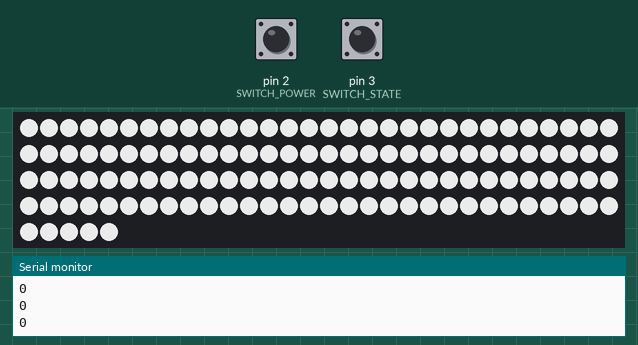
Bench run of a sketch on a simulated Arduino Uno, built with avr-gcc and run on an emulated ATmega328P. Shown: 125 RGB LEDs in strip order, left to right, continuing on the next row, the last lines printed to the serial monitor. The test bench sets the inputs (shaded band); at power-on: pin 3 (SWITCH_STATE) HIGH, pin 2 (SWITCH_POWER) HIGH. Dim RGB values are drawn brighter than linear.

Above: at 1.2 s.
1.3 s: pin 3 (SWITCH_STATE) pulled LOW for 0.15 s
At 2.3 s:
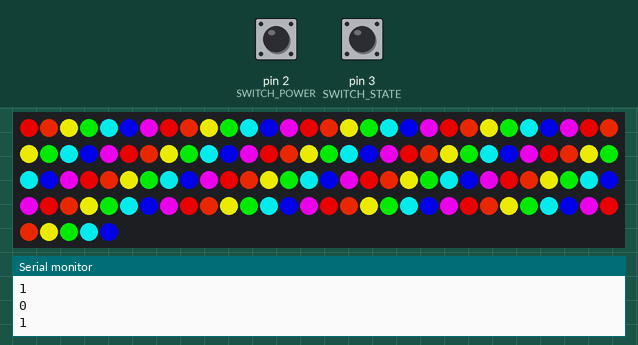
2.9 s: pin 2 (SWITCH_POWER) pulled LOW for 0.15 s
4.5 s: pin 3 (SWITCH_STATE) pulled LOW for 1 s
At 4.71 s:
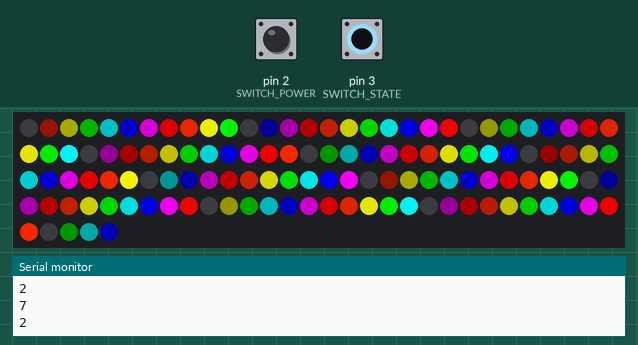
6.1 s: pin 2 (SWITCH_POWER) pulled LOW for 3.2 s
At 7.0 s:
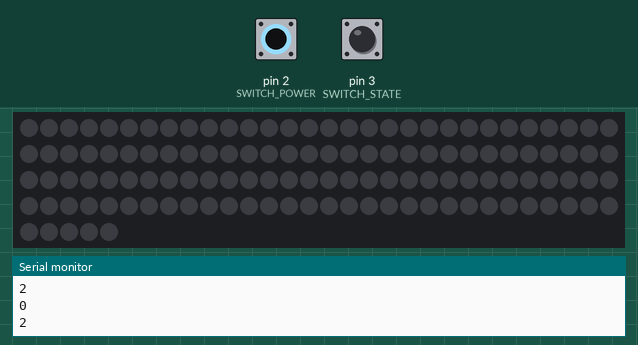
Timing chart, 0 to 9.1 s (numbered marks = the images above; inputs shaded):
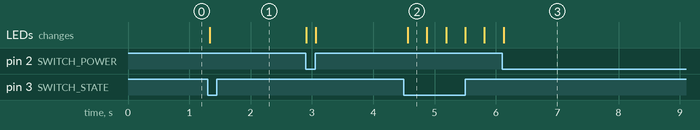

Measured:
- after the input at 1.3 s, the LEDs: change at once (image 1)
- after the input at 4.5 s, the LEDs: change after 0.06 s (image 2)
- after the input at 6.1 s, the LEDs: first differ from a run without the input at once (image 3)

The sketch:

main.ino
```cpp
#include <Adafruit_NeoPixel.h>

const int DIN_PIN = 12; // D1
const int SWITCH_POWER = 2;
const int SWITCH_STATE = 3;
const int LED_COUNT = 125; // LEDの数
int light_ratio[200];

Adafruit_NeoPixel pixels(LED_COUNT, DIN_PIN, NEO_GRB + NEO_KHZ800);

void setup()
{
    pixels.begin();
    for (int i = 0; i <= 99; i++)
    {
        light_ratio[i] = i;
    }
    light_ratio[100] = 100;
    for (int i = 101; i <= 199; i++)
    {
        light_ratio[i] = 200 - i;
    }

    pinMode(SWITCH_POWER, INPUT);
    pinMode(SWITCH_STATE, INPUT);
    Serial.begin(115200);
    Serial.println("Hello Arduino!");
}

float ratio = 1;
uint32_t red;
uint32_t orange;
uint32_t yellow;
uint32_t green;
uint32_t cyan;
uint32_t blue;
uint32_t purple;
uint32_t white;
int time_count1 = 0;
int time_count2 = 0;
int value1 = 0;
int value2 = 0;
int push_count = 0;
int state_LED = 0;

void loop()
{
    red = pixels.Color((int)(192 * ratio), 0, 0);
    orange = pixels.Color((int)(192 * ratio), (int)(32 * ratio), 0);
    yellow = pixels.Color((int)(192 * ratio), (int)(192 * ratio), 0);
    green = pixels.Color(0, (int)(192 * ratio), 0);
    cyan = pixels.Color(0, (int)(192 * ratio), (int)(192 * ratio));
    blue = pixels.Color(0, 0, (int)(192 * ratio));
    purple = pixels.Color((int)(192 * ratio), 0, (int)(192 * ratio));
    white = pixels.Color((int)(192 * ratio), (int)(192 * ratio), (int)(192 * ratio));
    uint32_t rainbow_color[] = {red, orange, yellow, green, cyan, blue, purple};

    pixels.clear();

    value1 = digitalRead(SWITCH_POWER);
    value2 = digitalRead(SWITCH_STATE);
    //    Serial.println( value1);
    //    Serial.println( value2);
    Serial.println(push_count);
    Serial.println(state_LED);

    // update state
    if (value2 == 0)
    {
        push_count++;
    }
    else
    {
        push_count = 0;
    }
    if (push_count == 3)
    {
        state_LED++;
        if (state_LED == 4)
        {
            state_LED = 0;
        }
    }

    // change LED state
    if (value1 == 0)
    { // OFF
        for (int i = 0; i < LED_COUNT; i++)
        {
            pixels.setPixelColor(i, pixels.Color(0, 0, 0));
        }
    }
    else if (value1 == 1)
    { // ON
        if (state_LED == 0)
        {
            for (int i = 0; i < LED_COUNT; i++)
            {
                ratio = 1;
                pixels.setPixelColor(i, white);
                white = pixels.Color((int)(192 * ratio), (int)(192 * ratio), (int)(192 * ratio));
            }
        }
        else if (state_LED == 1)
        {
            ratio = 1;
            red = pixels.Color((int)(192 * ratio), 0, 0);
            orange = pixels.Color((int)(192 * ratio), (int)(32 * ratio), 0);
            yellow = pixels.Color((int)(192 * ratio), (int)(192 * ratio), 0);
            green = pixels.Color(0, (int)(192 * ratio), 0);
            cyan = pixels.Color(0, (int)(192 * ratio), (int)(192 * ratio));
            blue = pixels.Color(0, 0, (int)(192 * ratio));
            purple = pixels.Color((int)(192 * ratio), 0, (int)(192 * ratio));
            white = pixels.Color((int)(192 * ratio), (int)(192 * ratio), (int)(192 * ratio));
            rainbow_color[0] = red;
            rainbow_color[1] = orange;
            rainbow_color[2] = yellow;
            rainbow_color[3] = green;
            rainbow_color[4] = cyan;
            rainbow_color[5] = blue;
            rainbow_color[6] = purple;
            for (int i = 0; i < LED_COUNT; i++)
            {
                pixels.setPixelColor(i, rainbow_color[i % 7]);
            }
        }
        else if (state_LED == 2)
        {
            for (int i = 0; i < LED_COUNT; i++)
            {
                ratio = (float)(((float)(0) + (float)((i + time_count1) % 11)) / (float)11);
                red = pixels.Color((int)(240 * ratio), 0, 0);
                orange = pixels.Color((int)(240 * ratio), (int)(40 * ratio), 0);
                yellow = pixels.Color((int)(240 * ratio), (int)(240 * ratio), 0);
                green = pixels.Color(0, (int)(240 * ratio), 0);
                cyan = pixels.Color(0, (int)(240 * ratio), (int)(240 * ratio));
                blue = pixels.Color(0, 0, (int)(240 * ratio));
                purple = pixels.Color((int)(240 * ratio), 0, (int)(240 * ratio));
                white = pixels.Color((int)(240 * ratio), (int)(240 * ratio), (int)(240 * ratio));
                rainbow_color[0] = red;
                rainbow_color[1] = orange;
                rainbow_color[2] = yellow;
                rainbow_color[3] = green;
                rainbow_color[4] = cyan;
                rainbow_color[5] = blue;
                rainbow_color[6] = purple;
                pixels.setPixelColor(i, rainbow_color[i % 7]);
            }
            delay(10);
        }
        else if (state_LED == 3)
        {
            for (int i = 0; i < LED_COUNT; i++)
            {
                ratio = (float)(((float)(1) + (float)(light_ratio[time_count2 % 200])) / (float)101);
                red = pixels.Color((int)(240 * ratio), 0, 0);
                orange = pixels.Color((int)(240 * ratio), (int)(40 * ratio), 0);
                yellow = pixels.Color((int)(240 * ratio), (int)(240 * ratio), 0);
                green = pixels.Color(0, (int)(240 * ratio), 0);
                cyan = pixels.Color(0, (int)(240 * ratio), (int)(240 * ratio));
                blue = pixels.Color(0, 0, (int)(240 * ratio));
                purple = pixels.Color((int)(240 * ratio), 0, (int)(240 * ratio));
                white = pixels.Color((int)(240 * ratio), (int)(240 * ratio), (int)(240 * ratio));
                rainbow_color[0] = red;
                rainbow_color[1] = orange;
                rainbow_color[2] = yellow;
                rainbow_color[3] = green;
                rainbow_color[4] = cyan;
                rainbow_color[5] = blue;
                rainbow_color[6] = purple;
                pixels.setPixelColor(i, rainbow_color[i % 7]);
            }
            delay(1);
        }
        else if (state_LED == 4)
        {
        }
    }

    pixels.show();

    time_count1 += 1;
    time_count2 += 1;
    if (time_count1 >= 11)
    {
        time_count1 = 0;
    }
    if (time_count2 >= 200)
    {
        time_count2 = 0;
    }
}
```
